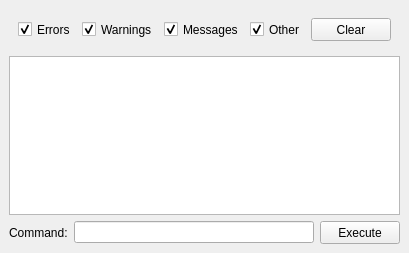
  <widget class="QDockWidget" name="dockWidget_Debug" >
   <property name="geometry" >
    <rect>
     <x>0</x>
     <y>1220</y>
     <width>381</width>
     <height>253</height>
    </rect>
   </property>
   <property name="floating" >
    <bool>false</bool>
   </property>
   <property name="windowTitle" >
    <string>Debug Window</string>
   </property>
   <attribute name="dockWidgetArea" >
    <number>1</number>
   </attribute>
   <widget class="QWidget" name="dockWidgetContents_11" >
    <property name="geometry" >
     <rect>
      <x>0</x>
      <y>22</y>
      <width>381</width>
      <height>231</height>
     </rect>
    </property>
    <layout class="QVBoxLayout" name="verticalLayout_19" >
     <item>
      <widget class="QFrame" name="frame_13" >
       <property name="frameShape" >
        <enum>QFrame::NoFrame</enum>
       </property>
       <property name="frameShadow" >
        <enum>QFrame::Raised</enum>
       </property>
       <layout class="QHBoxLayout" name="horizontalLayout_10" >
        <item>
         <widget class="QCheckBox" name="checkBox_ShowDebugErrors" >
          <property name="sizePolicy" >
           <sizepolicy vsizetype="Minimum" hsizetype="Minimum" >
            <horstretch>0</horstretch>
            <verstretch>0</verstretch>
           </sizepolicy>
          </property>
          <property name="text" >
           <string>Errors</string>
          </property>
          <property name="checked" >
           <bool>true</bool>
          </property>
         </widget>
        </item>
        <item>
         <widget class="QCheckBox" name="checkBox_ShowDebugWarnings" >
          <property name="sizePolicy" >
           <sizepolicy vsizetype="Minimum" hsizetype="Minimum" >
            <horstretch>0</horstretch>
            <verstretch>0</verstretch>
           </sizepolicy>
          </property>
          <property name="text" >
           <string>Warnings</string>
          </property>
          <property name="checked" >
           <bool>true</bool>
          </property>
         </widget>
        </item>
        <item>
         <widget class="QCheckBox" name="checkBox_ShowDebugMessages" >
          <property name="sizePolicy" >
           <sizepolicy vsizetype="Minimum" hsizetype="Minimum" >
            <horstretch>0</horstretch>
            <verstretch>0</verstretch>
           </sizepolicy>
          </property>
          <property name="text" >
           <string>Messages</string>
          </property>
          <property name="checked" >
           <bool>true</bool>
          </property>
         </widget>
        </item>
        <item>
         <widget class="QCheckBox" name="checkBox_ShowDebugOther" >
          <property name="sizePolicy" >
           <sizepolicy vsizetype="Minimum" hsizetype="Minimum" >
            <horstretch>0</horstretch>
            <verstretch>0</verstretch>
           </sizepolicy>
          </property>
          <property name="text" >
           <string>Other</string>
          </property>
          <property name="checked" >
           <bool>true</bool>
          </property>
         </widget>
        </item>
        <item>
         <widget class="QPushButton" name="pushButton_ClearDebug" >
          <property name="minimumSize" >
           <size>
            <width>0</width>
            <height>23</height>
           </size>
          </property>
          <property name="baseSize" >
           <size>
            <width>0</width>
            <height>23</height>
           </size>
          </property>
          <property name="text" >
           <string>Clear</string>
          </property>
         </widget>
        </item>
       </layout>
      </widget>
     </item>
     <item>
      <widget class="QListWidget" name="listWidget_3" />
     </item>
     <item>
      <widget class="QFrame" name="frame_8" >
       <property name="frameShape" >
        <enum>QFrame::NoFrame</enum>
       </property>
       <property name="frameShadow" >
        <enum>QFrame::Raised</enum>
       </property>
       <layout class="QHBoxLayout" name="horizontalLayout_8" >
        <property name="margin" >
         <number>0</number>
        </property>
        <item>
         <widget class="QLabel" name="label_7" >
          <property name="text" >
           <string>Command:</string>
          </property>
         </widget>
        </item>
        <item>
         <widget class="QLineEdit" name="lineEdit_DebugCommand" >
          <property name="minimumSize" >
           <size>
            <width>0</width>
            <height>20</height>
           </size>
          </property>
         </widget>
        </item>
        <item>
         <widget class="QPushButton" name="pushButton_ExecuteDebugCommand" >
          <property name="minimumSize" >
           <size>
            <width>0</width>
            <height>23</height>
           </size>
          </property>
          <property name="text" >
           <string>Execute</string>
          </property>
          <property name="default" >
           <bool>false</bool>
          </property>
          <property name="flat" >
           <bool>false</bool>
          </property>
         </widget>
        </item>
       </layout>
      </widget>
     </item>
    </layout>
   </widget>
  </widget>
